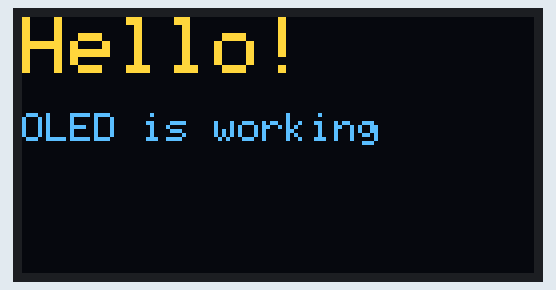
Recording of a sketch running on a simulated ESP32. Shown: 128×64 one-colour display. The OLED is the two-colour kind (top 16 rows yellow); what the sketch prints to the serial monitor is not drawn.

Above: at 0.6 s.

The sketch:

oled_hello.ino
```cpp
// Minimal OLED test for ESP32: prints "Hello!" on an SSD1306 128x64 I2C screen
// Wiring: OLED VCC -> 3V3, GND -> GND, SDA -> GPIO21, SCL -> GPIO22
#include <Wire.h>
#include <Adafruit_GFX.h>
#include <Adafruit_SSD1306.h>

Adafruit_SSD1306 display(128, 64, &Wire, -1);

void setup() {
  Serial.begin(115200);
  delay(500);
  Wire.begin(21, 22);  // SDA, SCL

  bool ok = display.begin(SSD1306_SWITCHCAPVCC, 0x3C);
  if (!ok) {
    Serial.println("Nothing at 0x3C, trying 0x3D...");
    ok = display.begin(SSD1306_SWITCHCAPVCC, 0x3D);
  }
  if (!ok) {
    Serial.println("OLED not found. Check VCC, GND, SDA, SCL.");
    while (true) delay(1000);
  }
  Serial.println("OLED found!");

  display.clearDisplay();
  display.setTextColor(SSD1306_WHITE);
  display.setTextSize(2);
  display.setCursor(0, 0);
  display.println("Hello!");
  display.setTextSize(1);
  display.println();
  display.println("OLED is working");
  display.display();
  display.ssd1306_command(0xA5);  // force all pixels on
}

void loop() {
}
```
